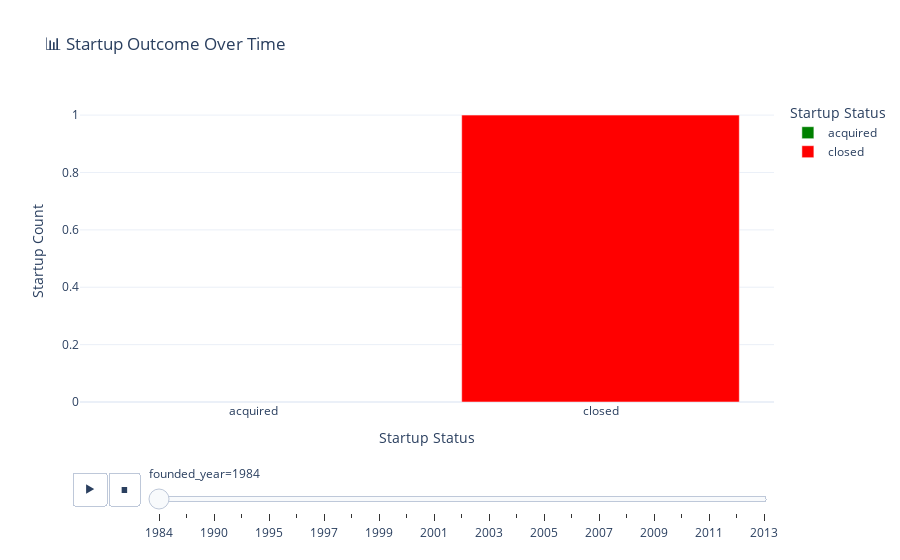

The cell this chart's notebook holds for it:
### Markdown cell above
![Plot](/home/ccp/Desktop/LR/archive/images/plot7.png)

### Code cell
import pandas as pd
import plotly.express as px

startup_timeline = df.copy()
startup_timeline['founded_year'] = pd.to_datetime(startup_timeline['founded_at'], errors='coerce').dt.year

# Define all possible statuses
all_statuses = ['acquired', 'closed']
all_years = sorted(startup_timeline['founded_year'].dropna().unique())

# Group and reindex
grouped = (
    startup_timeline.groupby(['founded_year', 'status'])
    .size()
    .reset_index(name='count')
    .pivot(index='founded_year', columns='status', values='count')
    .reindex(index=all_years, columns=all_statuses, fill_value=0)
    .reset_index()
    .melt(id_vars='founded_year', var_name='status', value_name='count')
)

# Plot
fig = px.bar(
    grouped, 
    x='status', 
    y='count', 
    color='status', 
    animation_frame='founded_year',
    title='📊 Startup Outcome Over Time',
    labels={'status': 'Startup Status', 'count': 'Number of Startups'},
    color_discrete_map={'acquired': 'green', 'closed': 'red'},
    template='plotly_white'
)
fig.update_layout(
    xaxis_title='Startup Status',
    yaxis_title='Startup Count',
    title_x=0.05
)
fig.show()
fig.write_image("/home/ccp/Desktop/LR/archive/pic/plot8.png")

### Figure 1 — Plotly figure (JSON) as saved in the notebook; plotly's stock layout.template omitted (floating-point values rounded to 4 significant figures)
{"data": [{"hovertemplate": "Startup Status=%{x}<br>founded_year=1984<br>Number of Startups=%{y}<extra></extra>", "legendgroup": "acquired", "marker": {"color": "green", "pattern": {"shape": ""}}, "name": "acquired", "orientation": "v", "showlegend": true, "textposition": "auto", "type": "bar", "x": ["acquired"], "xaxis": "x", "y": [NaN], "yaxis": "y"}, {"hovertemplate": "Startup Status=%{x}<br>founded_year=1984<br>Number of Startups=%{y}<extra></extra>", "legendgroup": "closed", "marker": {"color": "red", "pattern": {"shape": ""}}, "name": "closed", "orientation": "v", "showlegend": true, "textposition": "auto", "type": "bar", "x": ["closed"], "xaxis": "x", "y": [1.0], "yaxis": "y"}], "layout": {"barmode": "relative", "legend": {"title": {"text": "Startup Status"}, "tracegroupgap": 0}, "sliders": [{"active": 0, "currentvalue": {"prefix": "founded_year="}, "len": 0.9, "pad": {"b": 10, "t": 60}, "steps": [{"args": [["1984"], {"frame": {"duration": 0, "redraw": true}, "fromcurrent": true, "mode": "immediate", "transition": {"duration": 0, "easing": "linear"}}], "label": "1984", "method": "animate"}, {"args": [["1985"], {"frame": {"duration": 0, "redraw": true}, "fromcurrent": true, "mode": "immediate", "transition": {"duration": 0, "easing": "linear"}}], "label": "1985", "method": "animate"}, {"args": [["1990"], {"frame": {"duration": 0, "redraw": true}, "fromcurrent": true, "mode": "immediate", "transition": {"duration": 0, "easing": "linear"}}], "label": "1990", "method": "animate"}, {"args": [["1992"], {"frame": {"duration": 0, "redraw": true}, "fromcurrent": true, "mode": "immediate", "transition": {"duration": 0, "easing": "linear"}}], "label": "1992", "method": "animate"}, {"args": [["1995"], {"frame": {"duration": 0, "redraw": true}, "fromcurrent": true, "mode": "immediate", "transition": {"duration": 0, "easing": "linear"}}], "label": "1995", "method": "animate"}, {"args": [["1996"], {"frame": {"duration": 0, "redraw": true}, "fromcurrent": true, "mode": "immediate", "transition": {"duration": 0, "easing": "linear"}}], "label": "1996", "method": "animate"}, {"args": [["1997"], {"frame": {"duration": 0, "redraw": true}, "fromcurrent": true, "mode": "immediate", "transition": {"duration": 0, "easing": "linear"}}], "label": "1997", "method": "animate"}, {"args": [["1998"], {"frame": {"duration": 0, "redraw": true}, "fromcurrent": true, "mode": "immediate", "transition": {"duration": 0, "easing": "linear"}}], "label": "1998", "method": "animate"}, {"args": [["1999"], {"frame": {"duration": 0, "redraw": true}, "fromcurrent": true, "mode": "immediate", "transition": {"duration": 0, "easing": "linear"}}], "label": "1999", "method": "animate"}, {"args": [["2000"], {"frame": {"duration": 0, "redraw": true}, "fromcurrent": true, "mode": "immediate", "transition": {"duration": 0, "easing": "linear"}}], "label": "2000", "method": "animate"}, {"args": [["2001"], {"frame": {"duration": 0, "redraw": true}, "fromcurrent": true, "mode": "immediate", "transition": {"duration": 0, "easing": "linear"}}], "label": "2001", "method": "animate"}, {"args": [["2002"], {"frame": {"duration": 0, "redraw": true}, "fromcurrent": true, "mode": "immediate", "transition": {"duration": 0, "easing": "linear"}}], "label": "2002", "method": "animate"}, {"args": [["2003"], {"frame": {"duration": 0, "redraw": true}, "fromcurrent": true, "mode": "immediate", "transition": {"duration": 0, "easing": "linear"}}], "label": "2003", "method": "animate"}, {"args": [["2004"], {"frame": {"duration": 0, "redraw": true}, "fromcurrent": true, "mode": "immediate", "transition": {"duration": 0, "easing": "linear"}}], "label": "2004", "method": "animate"}, {"args": [["2005"], {"frame": {"duration": 0, "redraw": true}, "fromcurrent": true, "mode": "immediate", "transition": {"duration": 0, "easing": "linear"}}], "label": "2005", "method": "animate"}, {"args": [["2006"], {"frame": {"duration": 0, "redraw": true}, "fromcurrent": true, "mode": "immediate", "transition": {"duration": 0, "easing": "linear"}}], "label": "2006", "method": "animate"}, {"args": [["2007"], {"frame": {"duration": 0, "redraw": true}, "fromcurrent": true, "mode": "immediate", "transition": {"duration": 0, "easing": "linear"}}], "label": "2007", "method": "animate"}, {"args": [["2008"], {"frame": {"duration": 0, "redraw": true}, "fromcurrent": true, "mode": "immediate", "transition": {"duration": 0, "easing": "linear"}}], "label": "2008", "method": "animate"}, {"args": [["2009"], {"frame": {"duration": 0, "redraw": true}, "fromcurrent": true, "mode": "immediate", "transition": {"duration": 0, "easing": "linear"}}], "label": "2009", "method": "animate"}, {"args": [["2010"], {"frame": {"duration": 0, "redraw": true}, "fromcurrent": true, "mode": "immediate", "transition": {"duration": 0, "easing": "linear"}}], "label": "2010", "method": "animate"}, {"args": [["2011"], {"frame": {"duration": 0, "redraw": true}, "fromcurrent": true, "mode": "immediate", "transition": {"duration": 0, "easing": "linear"}}], "label": "2011", "method": "animate"}, {"args": [["2012"], {"frame": {"duration": 0, "redraw": true}, "fromcurrent": true, "mode": "immediate", "transition": {"duration": 0, "easing": "linear"}}], "label": "2012", "method": "animate"}, {"args": [["2013"], {"frame": {"duration": 0, "redraw": true}, "fromcurrent": true, "mode": "immediate", "transition": {"duration": 0, "easing": "linear"}}], "label": "2013", "method": "animate"}], "x": 0.1, "xanchor": "left", "y": 0, "yanchor": "top"}], "title": {"text": "📊 Startup Outcome Over Time", "x": 0.05}, "updatemenus": [{"buttons": [{"args": [null, {"frame": {"duration": 500, "redraw": true}, "fromcurrent": true, "mode": "immediate", "transition": {"duration": 500, "easing": "linear"}}], "label": "&#9654;", "method": "animate"}, {"args": [[null], {"frame": {"duration": 0, "redraw": true}, "fromcurrent": true, "mode": "immediate", "transition": {"duration": 0, "easing": "linear"}}], "label": "&#9724;", "method": "animate"}], "direction": "left", "pad": {"r": 10, "t": 70}, "showactive": false, "type": "buttons", "x": 0.1, "xanchor": "right", "y": 0, "yanchor": "top"}], "xaxis": {"anchor": "y", "categoryarray": ["acquired", "closed"], "categoryorder": "array", "domain": [0, 1], "title": {"text": "Startup Status"}}, "yaxis": {"anchor": "x", "domain": [0, 1], "title": {"text": "Startup Count"}}}}
